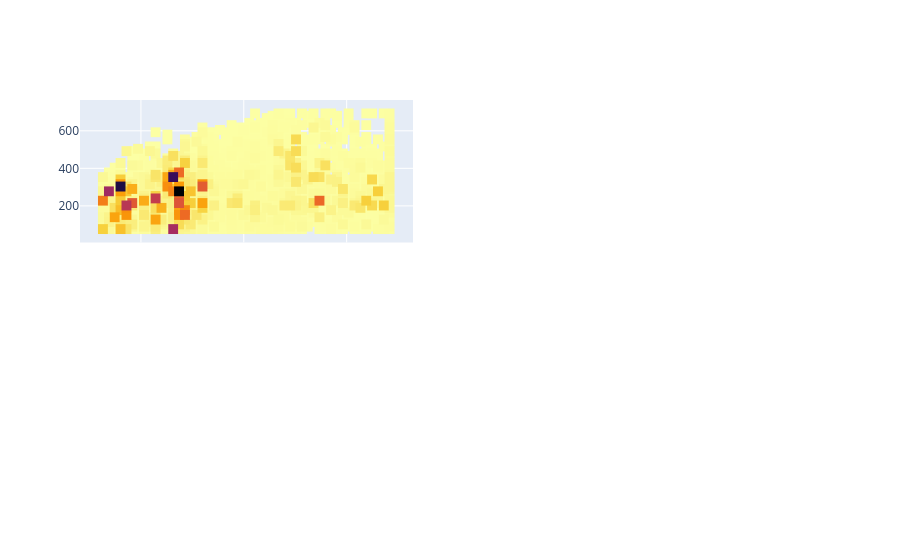

This figure's notebook cell:
### Code cell
fig

### Figure 1 — Plotly figure (JSON) as saved in the notebook; plotly's stock layout.template omitted (floating-point values rounded to 4 significant figures; data arrays with more than 128 entries replaced by an {"elided": "..."} marker saying what was removed)
{"data": [{"customdata": {"elided": "1681x4 float values"}, "hovertemplate": "index: %{customdata[0]}<br>Retention Time: %{customdata[1]}<br>mass-to-charge: %{customdata[2]}<br>Intensity: %{customdata[3]}", "marker": {"cmax": 677400000.0, "cmin": 693.8, "color": {"elided": "1681 float values"}, "colorscale": [[0, "#fcffa4"], [0.1111, "#f7d13d"], [0.2222, "#fb9b06"], [0.3333, "#ed6925"], [0.4444, "#cf4446"], [0.5556, "#a52c60"], [0.6667, "#781c6d"], [0.7778, "#4a0c6b"], [0.8889, "#1b0c41"], [1, "#000004"]], "opacity": 1, "showscale": false, "size": 10, "symbol": "square"}, "mode": "markers", "showlegend": false, "type": "scattergl", "x": {"elided": "1681 float values"}, "xaxis": "x", "y": {"elided": "1681 float values"}, "yaxis": "y"}], "layout": {"xaxis": {"anchor": "y", "domain": [0, 0.45], "matches": "x3", "showticklabels": false}, "xaxis2": {"anchor": "y2", "domain": [0.55, 1], "matches": "x3", "showticklabels": false}, "xaxis3": {"anchor": "y3", "domain": [0, 0.45]}, "xaxis4": {"anchor": "y4", "domain": [0.55, 1], "matches": "x3"}, "yaxis": {"anchor": "x", "domain": [0.625, 1], "matches": "y3"}, "yaxis2": {"anchor": "x2", "domain": [0.625, 1], "matches": "y3", "showticklabels": false}, "yaxis3": {"anchor": "x3", "domain": [0, 0.375]}, "yaxis4": {"anchor": "x4", "domain": [0, 0.375], "matches": "y3", "showticklabels": false}}}
